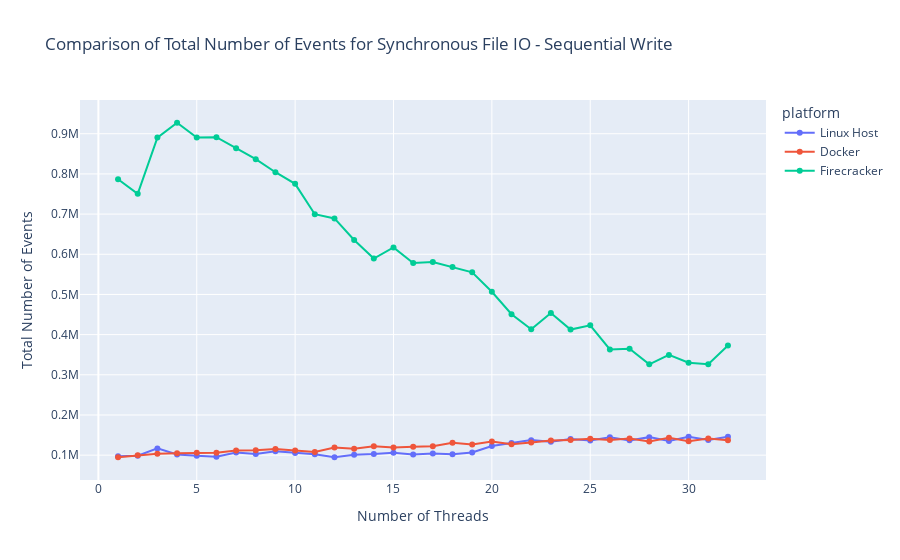

Write notebook code for a chart like this one.
### Code cell
fig4.show()

### Figure 1 — Plotly figure (JSON) as saved in the notebook; plotly's stock layout.template omitted (floating-point values rounded to 4 significant figures)
{"data": [{"hovertemplate": "platform=Linux Host<br>Number of Threads=%{x}<br>Total Number of Events=%{y}<extra></extra>", "legendgroup": "Linux Host", "line": {"color": "#636efa", "dash": "solid"}, "marker": {"symbol": "circle"}, "mode": "lines+markers", "name": "Linux Host", "orientation": "v", "showlegend": true, "type": "scatter", "x": [1, 2, 3, 4, 5, 6, 7, 8, 9, 10, 11, 12, 13, 14, 15, 16, 17, 18, 19, 20, 21, 22, 23, 24, 25, 26, 27, 28, 29, 30, 31, 32], "xaxis": "x", "y": [97061, 98747, 116862, 101872, 98263, 95880, 106559, 102718, 109641, 105345, 102109, 94859, 101273, 102943, 105720, 101626, 104036, 101996, 106438, 122822, 130433, 137393, 133550, 140383, 136431, 144719, 136796, 144826, 134997, 145678, 137640, 145913], "yaxis": "y"}, {"hovertemplate": "platform=Docker<br>Number of Threads=%{x}<br>Total Number of Events=%{y}<extra></extra>", "legendgroup": "Docker", "line": {"color": "#EF553B", "dash": "solid"}, "marker": {"symbol": "circle"}, "mode": "lines+markers", "name": "Docker", "orientation": "v", "showlegend": true, "type": "scatter", "x": [1, 2, 3, 4, 5, 6, 7, 8, 9, 10, 11, 12, 13, 14, 15, 16, 17, 18, 19, 20, 21, 22, 23, 24, 25, 26, 27, 28, 29, 30, 31, 32], "xaxis": "x", "y": [94782, 100068, 103662, 104866, 105943, 106093, 111341, 111908, 115190, 111581, 107987, 119149, 116152, 122147, 118794, 121195, 122155, 131027, 126588, 133906, 127192, 131385, 136269, 137993, 140632, 137506, 141717, 134029, 143038, 134398, 141350, 136863], "yaxis": "y"}, {"hovertemplate": "platform=Firecracker<br>Number of Threads=%{x}<br>Total Number of Events=%{y}<extra></extra>", "legendgroup": "Firecracker", "line": {"color": "#00cc96", "dash": "solid"}, "marker": {"symbol": "circle"}, "mode": "lines+markers", "name": "Firecracker", "orientation": "v", "showlegend": true, "type": "scatter", "x": [1, 2, 3, 4, 5, 6, 7, 8, 9, 10, 11, 12, 13, 14, 15, 16, 17, 18, 19, 20, 21, 22, 23, 24, 25, 26, 27, 28, 29, 30, 31, 32], "xaxis": "x", "y": [786701, 750356, 890448, 927358, 890825, 891530, 864093, 836764, 804197, 775281, 699731, 689268, 635614, 589315, 617039, 578394, 580674, 568553, 555111, 506745, 450838, 413316, 453958, 412553, 423114, 363074, 365027, 326022, 349425, 329982, 326502, 372986], "yaxis": "y"}], "layout": {"legend": {"title": {"text": "platform"}, "tracegroupgap": 0}, "title": {"text": "Comparison of Total Number of Events for Synchronous File IO - Sequential Write"}, "xaxis": {"anchor": "y", "domain": [0, 1], "title": {"text": "Number of Threads"}}, "yaxis": {"anchor": "x", "domain": [0, 1], "title": {"text": "Total Number of Events"}}}}
